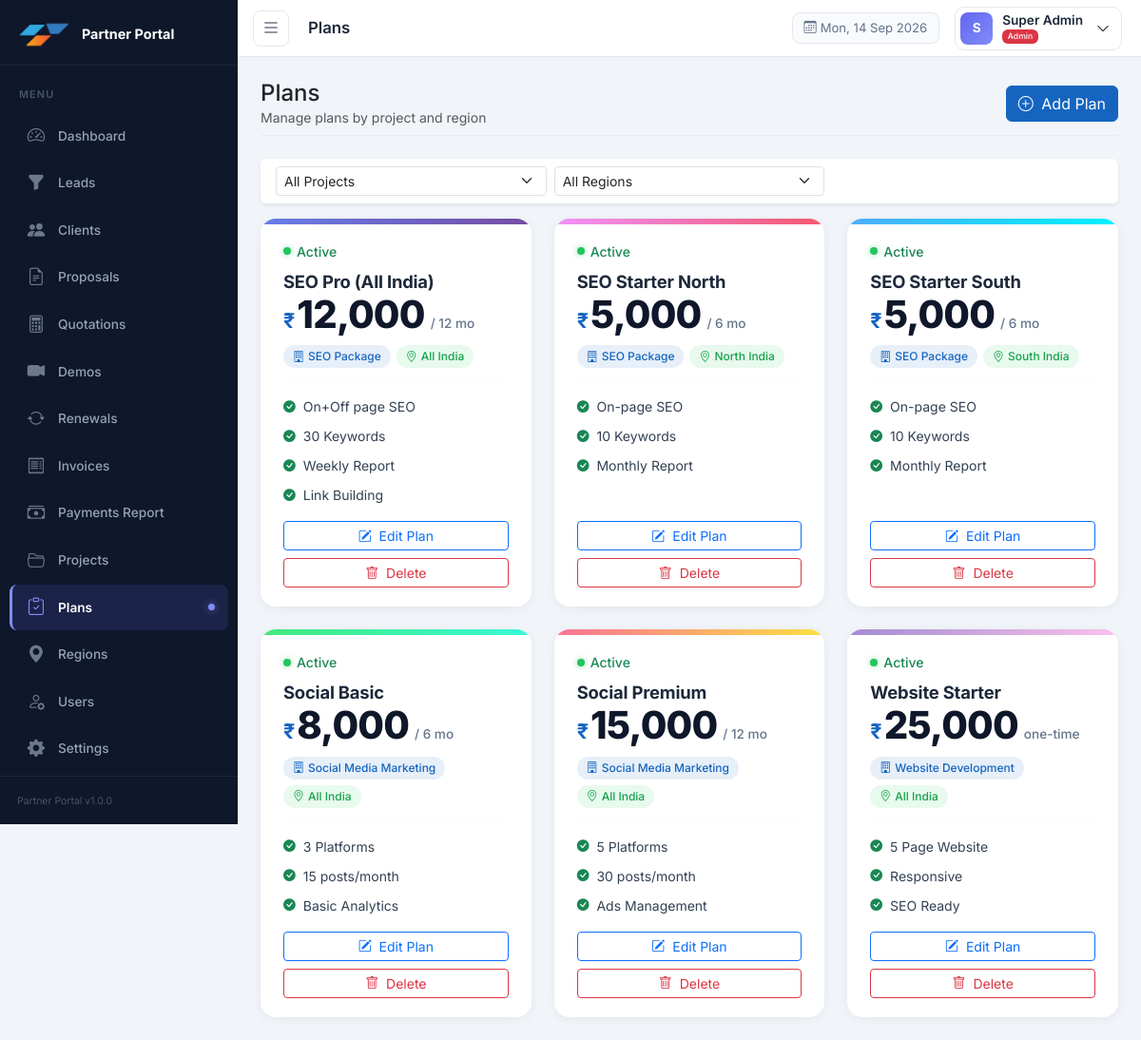
The page /modules/plans/index.php (signed in) on the database its author committed.
### tables this page shows
CREATE TABLE IF NOT EXISTS plans (
    id INT PRIMARY KEY AUTO_INCREMENT,
    project_id INT NOT NULL,
    region_id INT,
    name VARCHAR(200) NOT NULL,
    price DECIMAL(10,2) DEFAULT 0.00,
    duration_months INT DEFAULT 12,
    features TEXT,
    status ENUM('active', 'inactive') DEFAULT 'active',
    created_at TIMESTAMP DEFAULT CURRENT_TIMESTAMP,
    FOREIGN KEY (project_id) REFERENCES projects(id) ON DELETE CASCADE,
    FOREIGN KEY (region_id) REFERENCES regions(id) ON DELETE SET NULL
);

CREATE TABLE IF NOT EXISTS projects (
    id INT PRIMARY KEY AUTO_INCREMENT,
    name VARCHAR(200) NOT NULL,
    description TEXT,
    logo VARCHAR(255),
    status ENUM('active', 'inactive') DEFAULT 'active',
    created_at TIMESTAMP DEFAULT CURRENT_TIMESTAMP
);

CREATE TABLE IF NOT EXISTS regions (
    id INT PRIMARY KEY AUTO_INCREMENT,
    name VARCHAR(100) NOT NULL,
    code VARCHAR(20),
    status ENUM('active', 'inactive') DEFAULT 'active'
);

### modules/plans/index.php (the view, shortened to what this page needs)
<?php
require_once __DIR__ . '/../../includes/auth.php';
$db = getDB();
$sql = "SELECT pl.*, p.name as project_name, r.name as region_name
        FROM plans pl
        LEFT JOIN projects p ON p.id=pl.project_id
        LEFT JOIN regions r ON r.id=pl.region_id
        WHERE 1=1";
$params = [];
$sql .= " ORDER BY p.name, r.name, pl.name";
$stmt = $db->prepare($sql); $stmt->execute($params);
$plans = $stmt->fetchAll();
$pageTitle = 'Plans';
include __DIR__ . '/../../includes/header.php';
?>
<div class="page-header d-flex justify-content-between align-items-center mb-4">
  <div>
    <h4 class="mb-0">Plans</h4>
    <p class="text-muted small mb-0">Manage plans by project and region</p>
  </div>
  <button class="btn btn-primary" data-bs-toggle="modal" data-bs-target="#planModal">
    <i class="bi bi-plus-circle me-1"></i> Add Plan
  </button>
</div>
<div class="card border-0 shadow-sm mb-3">
  <div class="card-body py-2">
    <form method="GET" class="row g-2 align-items-center">
      <div class="col-md-4">
        <select name="project_id" class="form-select form-select-sm" onchange="this.form.submit()">
          <option value="">All Projects</option>
        </select>
      </div>
      <div class="col-md-4">
        <select name="region_id" class="form-select form-select-sm" onchange="this.form.submit()">
          <option value="">All Regions</option>
        </select>
      </div>
    </form>
  </div>
</div>
<?php if (empty($plans)): ?>
<div class="text-center py-5">
  <i class="bi bi-clipboard-x display-4 text-muted"></i>
  <p class="text-muted mt-3">No plans found. Click <strong>Add Plan</strong> to create one.</p>
</div>
<?php else: ?>
<div class="row g-4">
  <?php foreach ($plans as $i => $pl):
    $featureList = $pl['features'] ? array_filter(array_map('trim', preg_split('/[,\n]+/', $pl['features']))) : [];
    $isActive = $pl['status'] === 'active';
    $colors = [
      ['#667eea','#764ba2'],
      ['#f093fb','#f5576c'],
      ['#4facfe','#00f2fe'],
      ['#43e97b','#38f9d7'],
      ['#fa709a','#fee140'],
      ['#a18cd1','#fbc2eb'],
    ];
    $colorPair = $colors[$i % count($colors)];
  ?>
  <div class="col-xl-4 col-lg-4 col-md-6">
    <div class="pricing-card <?= $isActive ? '' : 'pricing-card--inactive' ?>">
      <div class="pricing-card__ribbon" style="background:linear-gradient(135deg,<?= $colorPair[0] ?>,<?= $colorPair[1] ?>)"></div>
      <div class="pricing-card__status">
        <span class="pricing-card__dot <?= $isActive ? 'pricing-card__dot--active' : 'pricing-card__dot--inactive' ?>"></span>
        <span class="small fw-medium <?= $isActive ? 'text-success' : 'text-muted' ?>"><?= ucfirst($pl['status']) ?></span>
      </div>
      <h5 class="pricing-card__name"><?= htmlspecialchars($pl['name']) ?></h5>
      <div class="pricing-card__price">
        <span class="pricing-card__currency">₹</span>
        <span class="pricing-card__amount"><?= number_format($pl['price'], 0) ?></span>
        <?php if ($pl['duration_months']): ?>
        <span class="pricing-card__period">/ <?= $pl['duration_months'] ?> mo</span>
        <?php else: ?>
        <span class="pricing-card__period">one-time</span>
        <?php endif; ?>
      </div>
      <div class="pricing-card__tags">
        <span class="pricing-card__tag pricing-card__tag--project">
          <i class="bi bi-building me-1"></i><?= htmlspecialchars($pl['project_name']) ?>
        </span>
        <span class="pricing-card__tag pricing-card__tag--region">
          <i class="bi bi-geo-alt me-1"></i><?= $pl['region_name'] ? htmlspecialchars($pl['region_name']) : 'All India' ?>
        </span>
      </div>
      <hr class="pricing-card__divider">
      <ul class="pricing-card__features">
        <?php if (!empty($featureList)): ?>
          <?php foreach ($featureList as $feat): ?>
          <li>
            <i class="bi bi-check-circle-fill text-success me-2"></i>
            <span><?= htmlspecialchars($feat) ?></span>
          </li>
          <?php endforeach; ?>
        <?php else: ?>
          <li class="text-muted"><i class="bi bi-dash me-2"></i>No features listed</li>
        <?php endif; ?>
      </ul>
      <div class="pricing-card__actions">
        <button class="btn btn-sm btn-outline-primary w-100 mb-2" onclick="editPlan(<?= htmlspecialchars(json_encode($pl)) ?>)">
          <i class="bi bi-pencil-square me-1"></i> Edit Plan
        </button>
        <form method="POST" onsubmit="return confirm('Delete this plan?')">
          <button class="btn btn-sm btn-outline-danger w-100">
            <i class="bi bi-trash me-1"></i> Delete
          </button>
        </form>
      </div>
    </div>
  </div>
  <?php endforeach; ?>
</div>
<?php endif; ?>
<?php include __DIR__ . '/../../includes/footer.php'; ?>

### includes/header.php (shortened to what this page needs)
<?php
$pageTitle = $pageTitle ?? APP_NAME;
$currentUser = currentUser();
?>
<!DOCTYPE html>
<html lang="en">
<head>
<link rel="stylesheet" href="https://cdn.jsdelivr.net/npm/bootstrap@5.3.3/dist/css/bootstrap.min.css">
<link rel="stylesheet" href="https://cdn.jsdelivr.net/npm/bootstrap-icons@1.11.3/font/bootstrap-icons.min.css">
<link rel="stylesheet" href="https://cdn.datatables.net/1.13.8/css/dataTables.bootstrap5.min.css">
<link rel="stylesheet" href="https://cdn.jsdelivr.net/npm/select2@4.1.0-rc.0/dist/css/select2.min.css">
<link rel="stylesheet" href="https://cdn.jsdelivr.net/npm/select2-bootstrap-5-theme@1.3.0/dist/select2-bootstrap-5-theme.min.css">
<link rel="stylesheet" href="<?= BASE_URL ?>/assets/css/style.css">
</head>
<body>
<nav class="top-navbar" id="topNavbar">
  <div class="top-navbar-inner">
    <div class="d-flex align-items-center gap-3">
      <button class="top-navbar-toggle" id="sidebarToggle">
        <i class="bi bi-list"></i>
      </button>
      <div class="top-navbar-breadcrumb">
        <span class="top-navbar-title"><?= htmlspecialchars($pageTitle) ?></span>
      </div>
    </div>
    <div class="d-flex align-items-center gap-3">
      <span class="top-navbar-date d-none d-md-inline">
        <i class="bi bi-calendar3 me-1"></i><?= date('D, d M Y') ?>
      </span>
      <div class="dropdown">
        <button class="top-navbar-user dropdown-toggle" data-bs-toggle="dropdown">
          <div class="top-navbar-avatar"><?= strtoupper(substr($currentUser['name'], 0, 1)) ?></div>
          <div class="d-none d-md-block text-start">
            <div class="top-navbar-username"><?= htmlspecialchars($currentUser['name']) ?></div>
            <div class="top-navbar-role"><?= roleLabel($currentUser['role']) ?></div>
          </div>
          <i class="bi bi-chevron-down ms-1 small"></i>
        </button>
      </div>
    </div>
  </div>
</nav>
<div class="wrapper d-flex">
  <?php include __DIR__ . '/sidebar.php'; ?>
  <div class="main-content flex-grow-1">
    <div class="content-area p-4">

### includes/auth.php (shortened to what this page needs)
<?php
function isLoggedIn(): bool {
    return isset($_SESSION['user_id']) && !empty($_SESSION['user_id']);
}
function hasAccess(string $module): bool {
    $role = $_SESSION['user_role'] ?? '';
    return in_array($module, ROLE_PERMISSIONS[$role] ?? []);
}
function currentUser(): array {
    return [
        'id'   => $_SESSION['user_id']   ?? 0,
        'name' => $_SESSION['user_name'] ?? '',
        'role' => $_SESSION['user_role'] ?? '',
        'email'=> $_SESSION['user_email'] ?? '',
    ];
}
function roleLabel(string $role): string {
    return match($role) {
        'admin'    => '<span class="badge bg-danger">Admin</span>',
        'finance'  => '<span class="badge bg-success">Finance</span>',
        'accounts' => '<span class="badge text-white" style="background-color:#6f42c1;">Accounts</span>',
        'telecall' => '<span class="badge bg-primary">Telecall</span>',
        'investor' => '<span class="badge bg-warning text-dark">Investor</span>',
        'csm'      => '<span class="badge bg-info text-dark">CSM</span>',
        default    => '<span class="badge bg-secondary">' . htmlspecialchars($role) . '</span>',
    };
}

### includes/sidebar.php
<?php
$currentPath = $_SERVER['REQUEST_URI'] ?? '';
$activeModule = '';
if (strpos($currentPath, '/modules/') !== false) {
    preg_match('/\/modules\/([^\/]+)/', $currentPath, $m);
    $activeModule = $m[1] ?? '';
}
$navItems = [
    ['module'=>'dashboard', 'icon'=>'speedometer2',     'label'=>'Dashboard',   'url'=>BASE_URL.'/modules/dashboard/index.php'],
    ['module'=>'leads',     'icon'=>'funnel-fill',      'label'=>'Leads',       'url'=>BASE_URL.'/modules/leads/index.php'],
    ['module'=>'clients',   'icon'=>'people-fill',      'label'=>'Clients',     'url'=>BASE_URL.'/modules/clients/index.php'],
    ['module'=>'proposals', 'icon'=>'file-earmark-text','label'=>'Proposals',   'url'=>BASE_URL.'/modules/proposals/index.php'],
    ['module'=>'quotations','icon'=>'calculator',       'label'=>'Quotations',  'url'=>BASE_URL.'/modules/quotations/index.php'],
    ['module'=>'demos',     'icon'=>'camera-video-fill','label'=>'Demos',       'url'=>BASE_URL.'/modules/demos/index.php'],
    ['module'=>'renewals',  'icon'=>'arrow-repeat',     'label'=>'Renewals',    'url'=>BASE_URL.'/modules/renewals/index.php'],
    ['module'=>'invoices',  'icon'=>'receipt',          'label'=>'Invoices',    'url'=>BASE_URL.'/modules/invoices/index.php'],
    ['module'=>'payments',  'icon'=>'cash-stack',       'label'=>'Payments Report','url'=>BASE_URL.'/modules/payments/index.php'],
    ['module'=>'projects',  'icon'=>'folder2-open',     'label'=>'Projects',    'url'=>BASE_URL.'/modules/projects/index.php'],
    ['module'=>'plans',     'icon'=>'clipboard-check',  'label'=>'Plans',       'url'=>BASE_URL.'/modules/plans/index.php'],
    ['module'=>'regions',   'icon'=>'geo-alt-fill',     'label'=>'Regions',     'url'=>BASE_URL.'/modules/regions/index.php'],
    ['module'=>'users',     'icon'=>'person-gear',      'label'=>'Users',       'url'=>BASE_URL.'/modules/users/index.php'],
    ['module'=>'settings',  'icon'=>'gear-fill',        'label'=>'Settings',    'url'=>BASE_URL.'/modules/settings/index.php'],
];
?>
<nav id="sidebar" class="sidebar">
  <div class="sidebar-brand">
    <img src="<?= BASE_URL ?>/assets/images/logo.png" alt="Logo" class="sidebar-brand-logo">
    <span class="sidebar-brand-text"><?= APP_NAME ?></span>
  </div>
  <div class="sidebar-nav-section">
    <span class="sidebar-section-label">MENU</span>
  </div>
  <ul class="nav flex-column sidebar-menu">
    <?php foreach ($navItems as $item): ?>
      <?php if (hasAccess($item['module'])): ?>
        <?php $isActive = $activeModule === $item['module']; ?>
        <li class="nav-item">
          <a href="<?= $item['url'] ?>"
             class="sidebar-link <?= $isActive ? 'active' : '' ?>">
            <i class="bi bi-<?= $item['icon'] ?> sidebar-link-icon"></i>
            <span class="sidebar-link-text"><?= $item['label'] ?></span>
            <?php if ($isActive): ?>
            <span class="sidebar-active-dot"></span>
            <?php endif; ?>
          </a>
        </li>
      <?php endif; ?>
    <?php endforeach; ?>
  </ul>
  <div class="sidebar-footer">
    <small><?= APP_NAME ?> v<?= APP_VERSION ?></small>
  </div>
</nav>

### includes/footer.php (shortened to what this page needs)
    </div>
  </div>
</div>
</body>
</html>

### rows shown on the page
plans: status "Active", name "SEO Pro (All India)", price "12,000", duration_months "12", project.name "SEO Package", features "On+Off page SEO", features "30 Keywords", features "Weekly Report", features "Link Building"
plans: status "Active", name "SEO Starter North", price "5,000", duration_months "6", project.name "SEO Package", region.name "North India", features "On-page SEO", features "10 Keywords", features "Monthly Report"
plans: status "Active", name "SEO Starter South", price "5,000", duration_months "6", project.name "SEO Package", region.name "South India", features "On-page SEO", features "10 Keywords", features "Monthly Report"
plans: status "Active", name "Social Basic", price "8,000", duration_months "6", project.name "Social Media Marketing", shows "All India", features "3 Platforms", features "15 posts/month", features "Basic Analytics"
plans: status "Active", name "Social Premium", price "15,000", duration_months "12", project.name "Social Media Marketing", shows "All India", features "5 Platforms", features "30 posts/month", features "Ads Management"
plans: status "Active", name "Website Starter", price "25,000", duration_months "one-time", project.name "Website Development", shows "All India", features "5 Page Website", features "Responsive", features "SEO Ready"

### other values the page prints
$pageTitle "Plans"
substr($currentUser['name'], 0, 1) "S"
$currentUser['name'] "Super Admin"
APP_NAME "Partner Portal"
$item['label'] "Dashboard"
$item['label'] "Leads"
$item['label'] "Clients"
$item['label'] "Proposals"
$item['label'] "Quotations"
$item['label'] "Demos"
$item['label'] "Renewals"
$item['label'] "Invoices"
$item['label'] "Payments Report"
$item['label'] "Projects"
$item['label'] "Plans"
